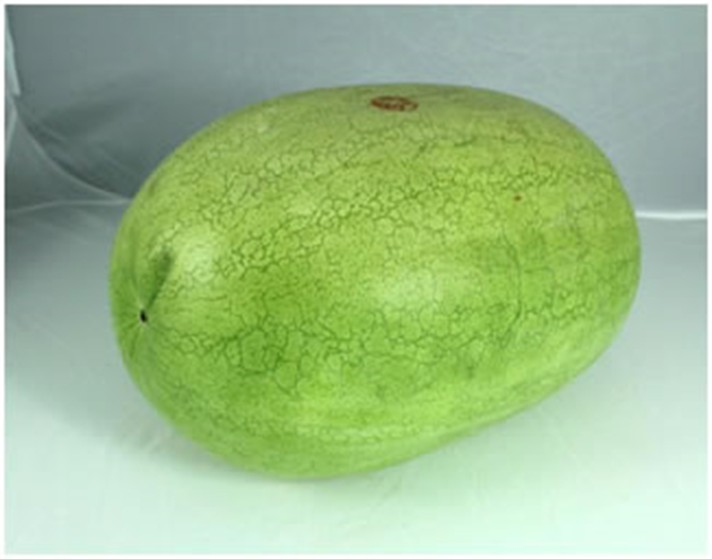
#> input picture Find_axis/watermelon.jpg, 712 x 559 px
$ jupyter execute 0858610.ipynb
#> lines starting #> are read from the running program, lines starting #| are printed output that depends on the picture; long printed decimals are rounded
[cell 1]
import sys
import numpy as np
from numpy import linalg as LA
np.set_printoptions(threshold=np.nan)

[cell 2]
import cv2
import numpy as np
import matplotlib.pyplot as plt
img = cv2.imread("watermelon.jpg")
#> img is the input picture: shape (559, 712, 3); mean B, G, R 140.4, 189.9, 158.9
print('image h,w =',img.shape[0],',',img.shape[1])
#| image h,w = 559 , 712
gray = cv2.cvtColor(img, cv2.COLOR_RGB2GRAY) #grayscale conversion
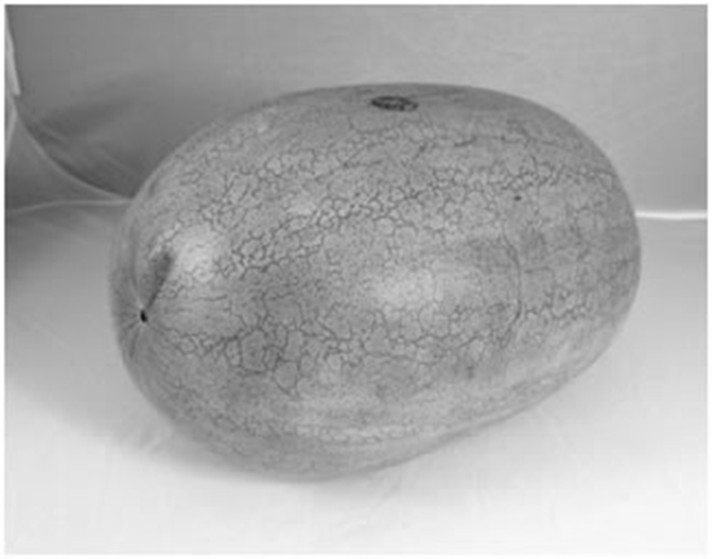
#> gray: shape (559, 712); min 14, max 255, mean 171.5
plt.imshow(gray, cmap='gray')
plt.show()

gray = cv2.GaussianBlur(gray,(3,3),0) # Gaussian Filter 3x3
canny = cv2.Canny(gray, 10, 60) # edge detection -> HW3 : EdgeDetection
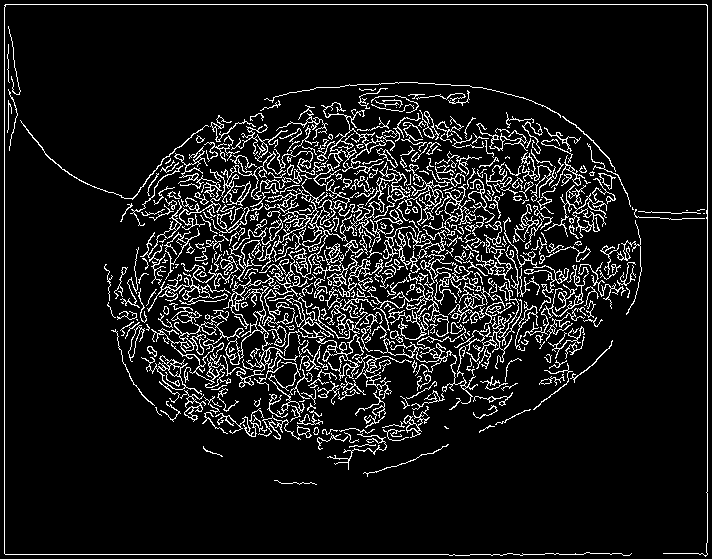
#> canny: shape (559, 712); 9.5% white in thin lines or dots
plt.imshow(canny)
plt.show()
cv2.imwrite('edge_detection.jpg',canny)
#> Out = True

### 1.PCA理論參考文章：
https://medium.com/@chih.sheng.huang821/%E6%A9%9F%E5%99%A8-%E7%B5%B1%E8%A8%88%E5%AD%B8%E7%BF%92-%E4%B8%BB%E6%88%90%E5%88%86%E5%88%86%E6%9E%90-principle-component-analysis-pca-58229cd26e71

### 2. PCA實做參考Github
https://github.com/anupamish/PCA/blob/master/ImplementedPCA.py

[cell 3]
# PCA : 把資料以解出來的eigenvalue就是變異量(variance)，eigenvector就是讓資料投影下去會有最大變異量的投影軸
def pca(matrix):
    mean = np.mean(matrix,0)
#> mean = 712 values, max 250 at index 4, min 0 at index 0, mean 24.13
    new_matrix = matrix - mean
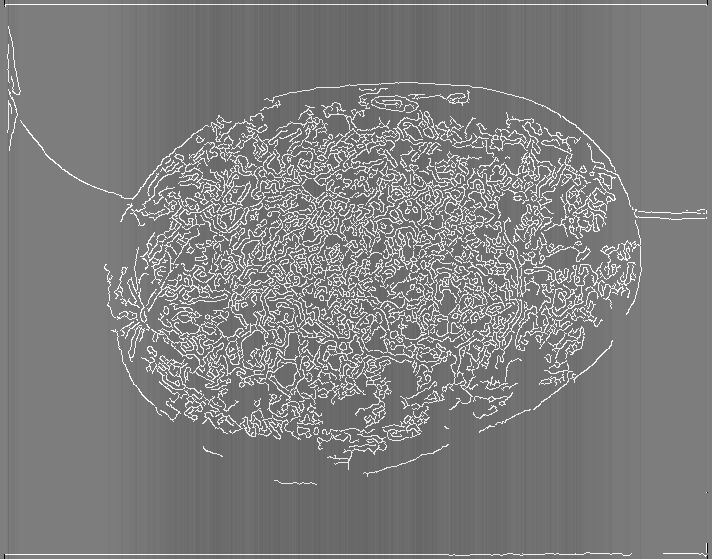
#> new_matrix: shape (559, 712) float64; min -250, max 254.1, mean 0; drawn with min black and max white
    covariance_matrix = np.cov(np.transpose(new_matrix))
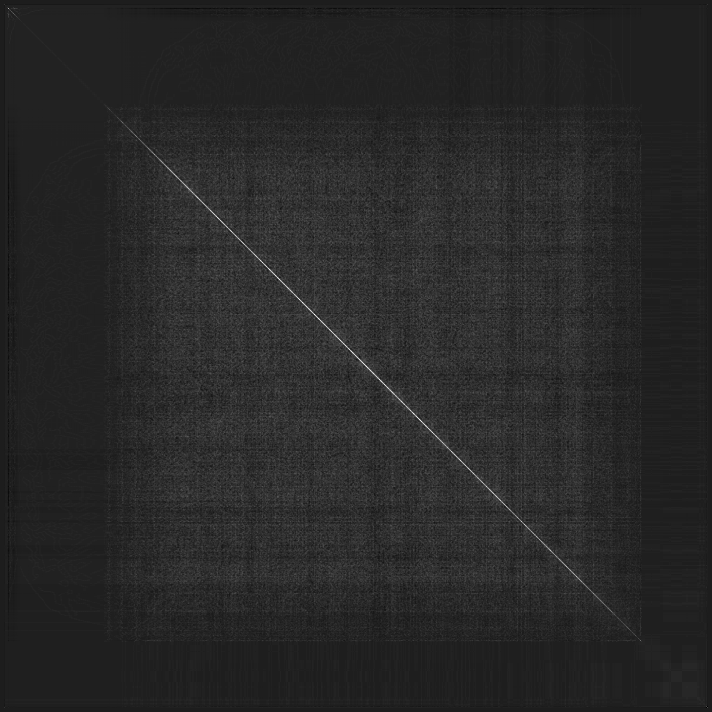
#> covariance_matrix: shape (712, 712) float64; min -1431.5, max 10915.3, mean 514.2; drawn with min black and max white
    w,v = LA.eig(covariance_matrix)
    U_Truncated = v[:,:2] #取最大的兩個維度
    U_Truncated_Transpose = np.transpose(U_Truncated)
    new_dimension_matrix = np.dot(U_Truncated_Transpose,np.transpose(new_matrix))
    newData = np.transpose(new_dimension_matrix)
    val=(-w).argsort()[:2] # 排序變異量大小
#> val = [0, 1]
    result=v[...,val]

    return result.T, newData

[cell 4]
direction,points = pca(canny)

[cell 5]
direction.shape,points.shape
#> Out = ((2, 712), (559, 2))

[cell 6]
ax,by = points[0]*-1
print(ax,by)
#| (737.833-0j) (83.928-0j)

[cell 7]
#限制範圍在 h,w = 559,712 中
ax *= 0.1
by *= 0.1

[cell 8]
#利用邊緣偵測結果 取偵測結果的平均中心點
y = 0
x = 0
count = 0
for i in range(canny.shape[0]):
    for j in range(canny.shape[1]):
        if canny[i][j] == 255:
            y +=i
            x +=j
            count+=1
#> after the loop, count = 37668; x = 13651337; y = 9948265

midy= y//count
#> midy = 264
midx= x//count
#> midx = 362

[cell 9]
midx,midy
#> Out = (362, 264)

[cell 10]
plt.imshow(img)
#邊緣偵測中心點取 PCA得到的斜率 即為中心點主軸
plt.plot([midx,midx-midy*1,365+midy*1], [midy,midy+by*1,midy-by*1])
plt.show()
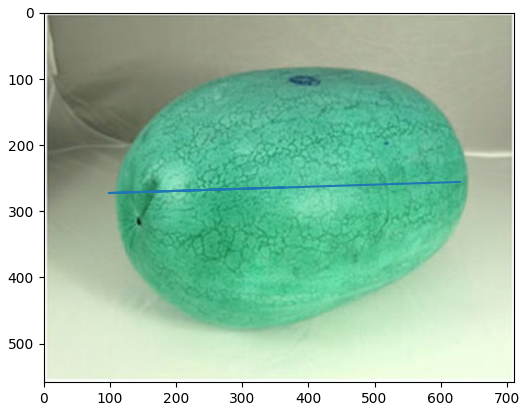
#> figure drawn by matplotlib, 1 panel; B, G, R data is drawn as R, G, B
